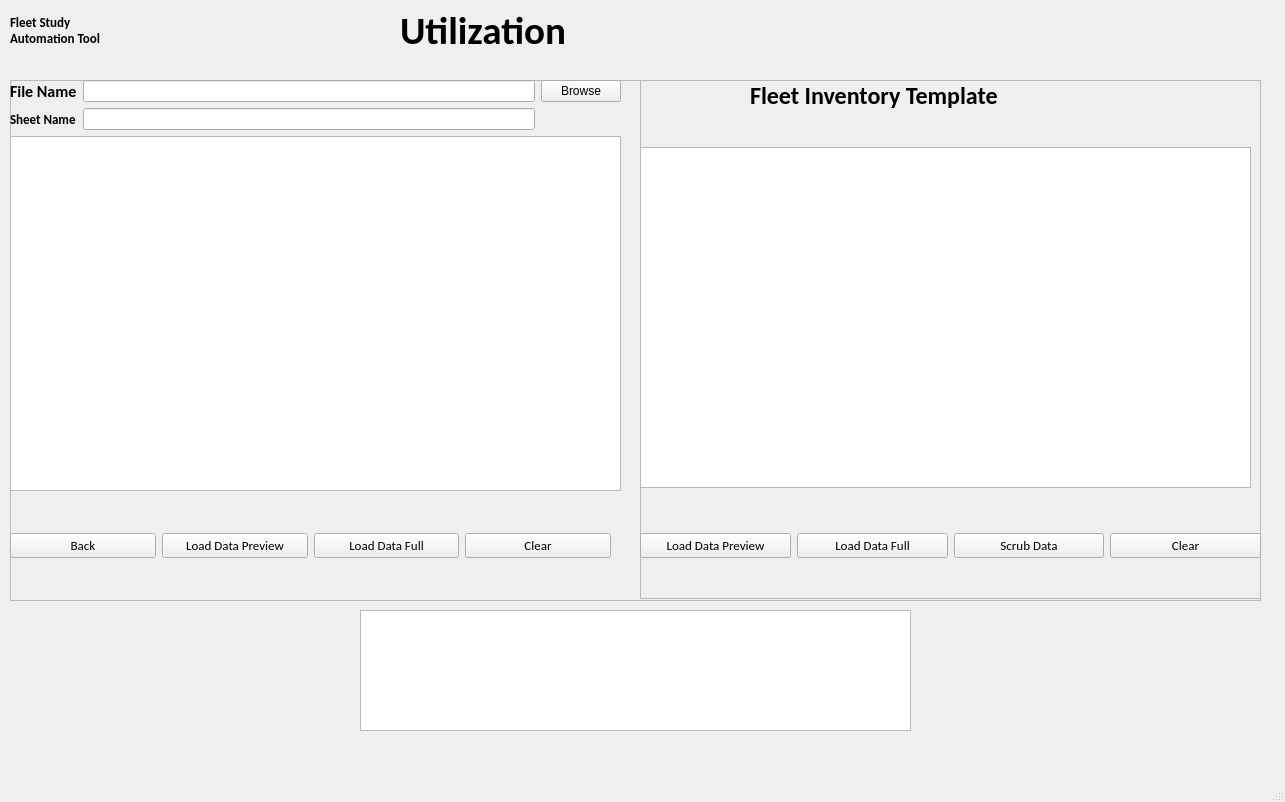
<?xml version="1.0" encoding="UTF-8"?>
<ui version="4.0">
 <class>DataViewMainWindow</class>
 <widget class="QMainWindow" name="DataViewMainWindow">
  <property name="geometry">
   <rect>
    <x>0</x>
    <y>0</y>
    <width>1285</width>
    <height>802</height>
   </rect>
  </property>
  <property name="windowTitle">
   <string>MainWindow</string>
  </property>
  <widget class="QWidget" name="centralwidget">
   <widget class="QLabel" name="label_3">
    <property name="geometry">
     <rect>
      <x>400</x>
      <y>10</y>
      <width>221</width>
      <height>41</height>
     </rect>
    </property>
    <property name="font">
     <font>
      <family>Calibri</family>
      <pointsize>29</pointsize>
      <weight>75</weight>
      <bold>true</bold>
      <underline>false</underline>
     </font>
    </property>
    <property name="text">
     <string>Utilization</string>
    </property>
   </widget>
   <widget class="QLabel" name="label">
    <property name="geometry">
     <rect>
      <x>10</x>
      <y>10</y>
      <width>117</width>
      <height>42</height>
     </rect>
    </property>
    <property name="font">
     <font>
      <family>Calibri</family>
      <pointsize>10</pointsize>
      <weight>75</weight>
      <bold>true</bold>
     </font>
    </property>
    <property name="text">
     <string>Fleet Study Automation Tool</string>
    </property>
    <property name="textFormat">
     <enum>Qt::RichText</enum>
    </property>
    <property name="wordWrap">
     <bool>true</bool>
    </property>
   </widget>
   <widget class="QTextBrowser" name="debugtextBrowser">
    <property name="geometry">
     <rect>
      <x>360</x>
      <y>610</y>
      <width>551</width>
      <height>121</height>
     </rect>
    </property>
   </widget>
   <widget class="QWidget" name="layoutWidget">
    <property name="geometry">
     <rect>
      <x>10</x>
      <y>80</y>
      <width>1251</width>
      <height>521</height>
     </rect>
    </property>
    <layout class="QHBoxLayout" name="horizontalLayout_3">
     <item>
      <widget class="QFrame" name="frame">
       <property name="frameShape">
        <enum>QFrame::StyledPanel</enum>
       </property>
       <property name="frameShadow">
        <enum>QFrame::Raised</enum>
       </property>
       <widget class="QWidget" name="layoutWidget">
        <property name="geometry">
         <rect>
          <x>0</x>
          <y>450</y>
          <width>601</width>
          <height>32</height>
         </rect>
        </property>
        <layout class="QHBoxLayout" name="horizontalLayout_4">
         <item>
          <widget class="QPushButton" name="backButton">
           <property name="font">
            <font>
             <family>Calibri</family>
             <pointsize>10</pointsize>
            </font>
           </property>
           <property name="text">
            <string>Back</string>
           </property>
          </widget>
         </item>
         <item>
          <widget class="QPushButton" name="pushButton_8">
           <property name="font">
            <font>
             <family>Calibri</family>
             <pointsize>10</pointsize>
            </font>
           </property>
           <property name="text">
            <string>Load Data Preview</string>
           </property>
          </widget>
         </item>
         <item>
          <widget class="QPushButton" name="pushButton_9">
           <property name="font">
            <font>
             <family>Calibri</family>
             <pointsize>10</pointsize>
            </font>
           </property>
           <property name="text">
            <string>Load Data Full</string>
           </property>
          </widget>
         </item>
         <item>
          <widget class="QPushButton" name="backButton_2">
           <property name="font">
            <font>
             <family>Calibri</family>
             <pointsize>10</pointsize>
            </font>
           </property>
           <property name="text">
            <string>Clear</string>
           </property>
          </widget>
         </item>
        </layout>
       </widget>
       <widget class="QWidget" name="layoutWidget">
        <property name="geometry">
         <rect>
          <x>0</x>
          <y>0</y>
          <width>611</width>
          <height>411</height>
         </rect>
        </property>
        <layout class="QGridLayout" name="gridLayout">
         <item row="0" column="0">
          <widget class="QLabel" name="label_5">
           <property name="font">
            <font>
             <family>Calibri</family>
             <pointsize>12</pointsize>
             <weight>75</weight>
             <bold>true</bold>
            </font>
           </property>
           <property name="text">
            <string>File Name</string>
           </property>
          </widget>
         </item>
         <item row="0" column="1">
          <widget class="QLineEdit" name="lineEdit_2"/>
         </item>
         <item row="0" column="2">
          <widget class="QPushButton" name="browseButton">
           <property name="text">
            <string>Browse</string>
           </property>
          </widget>
         </item>
         <item row="1" column="0">
          <widget class="QLabel" name="label_6">
           <property name="font">
            <font>
             <family>Calibri</family>
             <pointsize>10</pointsize>
             <weight>75</weight>
             <bold>true</bold>
            </font>
           </property>
           <property name="text">
            <string>Sheet Name</string>
           </property>
          </widget>
         </item>
         <item row="1" column="1">
          <widget class="QLineEdit" name="sheetNamelineEdit">
           <property name="text">
            <string/>
           </property>
          </widget>
         </item>
         <item row="2" column="0" colspan="3">
          <widget class="QTableView" name="tableView_2">
           <property name="sizeAdjustPolicy">
            <enum>QAbstractScrollArea::AdjustToContents</enum>
           </property>
           <property name="alternatingRowColors">
            <bool>true</bool>
           </property>
           <attribute name="horizontalHeaderCascadingSectionResizes">
            <bool>false</bool>
           </attribute>
           <attribute name="horizontalHeaderShowSortIndicator" stdset="0">
            <bool>true</bool>
           </attribute>
          </widget>
         </item>
        </layout>
       </widget>
       <widget class="QFrame" name="frame_2">
        <property name="geometry">
         <rect>
          <x>630</x>
          <y>0</y>
          <width>621</width>
          <height>519</height>
         </rect>
        </property>
        <property name="frameShape">
         <enum>QFrame::StyledPanel</enum>
        </property>
        <property name="frameShadow">
         <enum>QFrame::Raised</enum>
        </property>
        <widget class="QWidget" name="layoutWidget">
         <property name="geometry">
          <rect>
           <x>0</x>
           <y>450</y>
           <width>621</width>
           <height>32</height>
          </rect>
         </property>
         <layout class="QHBoxLayout" name="horizontalLayout">
          <item>
           <widget class="QPushButton" name="pushButton_11">
            <property name="font">
             <font>
              <family>Calibri</family>
              <pointsize>10</pointsize>
             </font>
            </property>
            <property name="text">
             <string>Load Data Preview</string>
            </property>
           </widget>
          </item>
          <item>
           <widget class="QPushButton" name="pushButton_10">
            <property name="font">
             <font>
              <family>Calibri</family>
              <pointsize>10</pointsize>
             </font>
            </property>
            <property name="text">
             <string>Load Data Full</string>
            </property>
           </widget>
          </item>
          <item>
           <widget class="QPushButton" name="backButton_4">
            <property name="font">
             <font>
              <family>Calibri</family>
              <pointsize>10</pointsize>
             </font>
            </property>
            <property name="text">
             <string>Scrub Data</string>
            </property>
           </widget>
          </item>
          <item>
           <widget class="QPushButton" name="backButton_3">
            <property name="font">
             <font>
              <family>Calibri</family>
              <pointsize>10</pointsize>
             </font>
            </property>
            <property name="text">
             <string>Clear</string>
            </property>
           </widget>
          </item>
         </layout>
        </widget>
        <widget class="QLabel" name="label_2">
         <property name="geometry">
          <rect>
           <x>110</x>
           <y>0</y>
           <width>341</width>
           <height>31</height>
          </rect>
         </property>
         <property name="font">
          <font>
           <family>Calibri</family>
           <pointsize>18</pointsize>
           <weight>75</weight>
           <bold>true</bold>
          </font>
         </property>
         <property name="text">
          <string>Fleet Inventory Template</string>
         </property>
        </widget>
        <widget class="QTableView" name="tableView_3">
         <property name="geometry">
          <rect>
           <x>0</x>
           <y>67</y>
           <width>611</width>
           <height>341</height>
          </rect>
         </property>
         <property name="alternatingRowColors">
          <bool>true</bool>
         </property>
        </widget>
       </widget>
      </widget>
     </item>
    </layout>
   </widget>
   <widget class="QWidget" name="layoutWidget">
    <property name="geometry">
     <rect>
      <x>0</x>
      <y>0</y>
      <width>2</width>
      <height>2</height>
     </rect>
    </property>
    <layout class="QHBoxLayout" name="horizontalLayout_5"/>
   </widget>
   <widget class="QWidget" name="layoutWidget">
    <property name="geometry">
     <rect>
      <x>0</x>
      <y>0</y>
      <width>2</width>
      <height>2</height>
     </rect>
    </property>
    <layout class="QHBoxLayout" name="horizontalLayout_2"/>
   </widget>
   <widget class="QWidget" name="layoutWidget">
    <property name="geometry">
     <rect>
      <x>0</x>
      <y>0</y>
      <width>2</width>
      <height>2</height>
     </rect>
    </property>
    <layout class="QHBoxLayout" name="horizontalLayout_6"/>
   </widget>
  </widget>
  <widget class="QMenuBar" name="menubar">
   <property name="geometry">
    <rect>
     <x>0</x>
     <y>0</y>
     <width>1285</width>
     <height>26</height>
    </rect>
   </property>
  </widget>
  <widget class="QStatusBar" name="statusbar"/>
 </widget>
 <resources/>
 <connections>
  <connection>
   <sender>backButton_2</sender>
   <signal>clicked()</signal>
   <receiver>DataViewMainWindow</receiver>
   <slot>clearCustDataSlot()</slot>
   <hints>
    <hint type="sourcelabel">
     <x>544</x>
     <y>586</y>
    </hint>
    <hint type="destinationlabel">
     <x>285</x>
     <y>706</y>
    </hint>
   </hints>
  </connection>
  <connection>
   <sender>pushButton_9</sender>
   <signal>clicked()</signal>
   <receiver>DataViewMainWindow</receiver>
   <slot>loadDataFullSlot()</slot>
   <hints>
    <hint type="sourcelabel">
     <x>423</x>
     <y>587</y>
    </hint>
    <hint type="destinationlabel">
     <x>165</x>
     <y>715</y>
    </hint>
   </hints>
  </connection>
  <connection>
   <sender>pushButton_8</sender>
   <signal>clicked()</signal>
   <receiver>DataViewMainWindow</receiver>
   <slot>loadDataPrevSlot()</slot>
   <hints>
    <hint type="sourcelabel">
     <x>261</x>
     <y>583</y>
    </hint>
    <hint type="destinationlabel">
     <x>37</x>
     <y>721</y>
    </hint>
   </hints>
  </connection>
  <connection>
   <sender>backButton</sender>
   <signal>clicked()</signal>
   <receiver>DataViewMainWindow</receiver>
   <slot>backSlot()</slot>
   <hints>
    <hint type="sourcelabel">
     <x>90</x>
     <y>577</y>
    </hint>
    <hint type="destinationlabel">
     <x>150</x>
     <y>651</y>
    </hint>
   </hints>
  </connection>
  <connection>
   <sender>backButton_3</sender>
   <signal>clicked()</signal>
   <receiver>DataViewMainWindow</receiver>
   <slot>clearInvenDataSlot()</slot>
   <hints>
    <hint type="sourcelabel">
     <x>1179</x>
     <y>584</y>
    </hint>
    <hint type="destinationlabel">
     <x>1078</x>
     <y>693</y>
    </hint>
   </hints>
  </connection>
  <connection>
   <sender>backButton_4</sender>
   <signal>clicked()</signal>
   <receiver>DataViewMainWindow</receiver>
   <slot>cleanDataSlot()</slot>
   <hints>
    <hint type="sourcelabel">
     <x>1053</x>
     <y>585</y>
    </hint>
    <hint type="destinationlabel">
     <x>1149</x>
     <y>718</y>
    </hint>
   </hints>
  </connection>
  <connection>
   <sender>pushButton_10</sender>
   <signal>clicked()</signal>
   <receiver>DataViewMainWindow</receiver>
   <slot>loadInvenDataFullSlot()</slot>
   <hints>
    <hint type="sourcelabel">
     <x>881</x>
     <y>581</y>
    </hint>
    <hint type="destinationlabel">
     <x>1013</x>
     <y>719</y>
    </hint>
   </hints>
  </connection>
  <connection>
   <sender>pushButton_11</sender>
   <signal>clicked()</signal>
   <receiver>DataViewMainWindow</receiver>
   <slot>loadInvenDataPrevSlot()</slot>
   <hints>
    <hint type="sourcelabel">
     <x>730</x>
     <y>584</y>
    </hint>
    <hint type="destinationlabel">
     <x>1230</x>
     <y>665</y>
    </hint>
   </hints>
  </connection>
  <connection>
   <sender>browseButton</sender>
   <signal>clicked()</signal>
   <receiver>DataViewMainWindow</receiver>
   <slot>browseSlot()</slot>
   <hints>
    <hint type="sourcelabel">
     <x>564</x>
     <y>131</y>
    </hint>
    <hint type="destinationlabel">
     <x>242</x>
     <y>682</y>
    </hint>
   </hints>
  </connection>
 </connections>
 <slots>
  <slot>returnPressedSlot()</slot>
  <slot>browseSlot()</slot>
  <slot>cleanDataSlot()</slot>
  <slot>loadDataFullSlot()</slot>
  <slot>loadDataPrevSlot()</slot>
  <slot>backSlot()</slot>
  <slot>clearInvenDataSlot()</slot>
  <slot>clearCustDataSlot()</slot>
  <slot>loadInvenDataFullSlot()</slot>
  <slot>loadInvenDataPrevSlot()</slot>
 </slots>
</ui>
